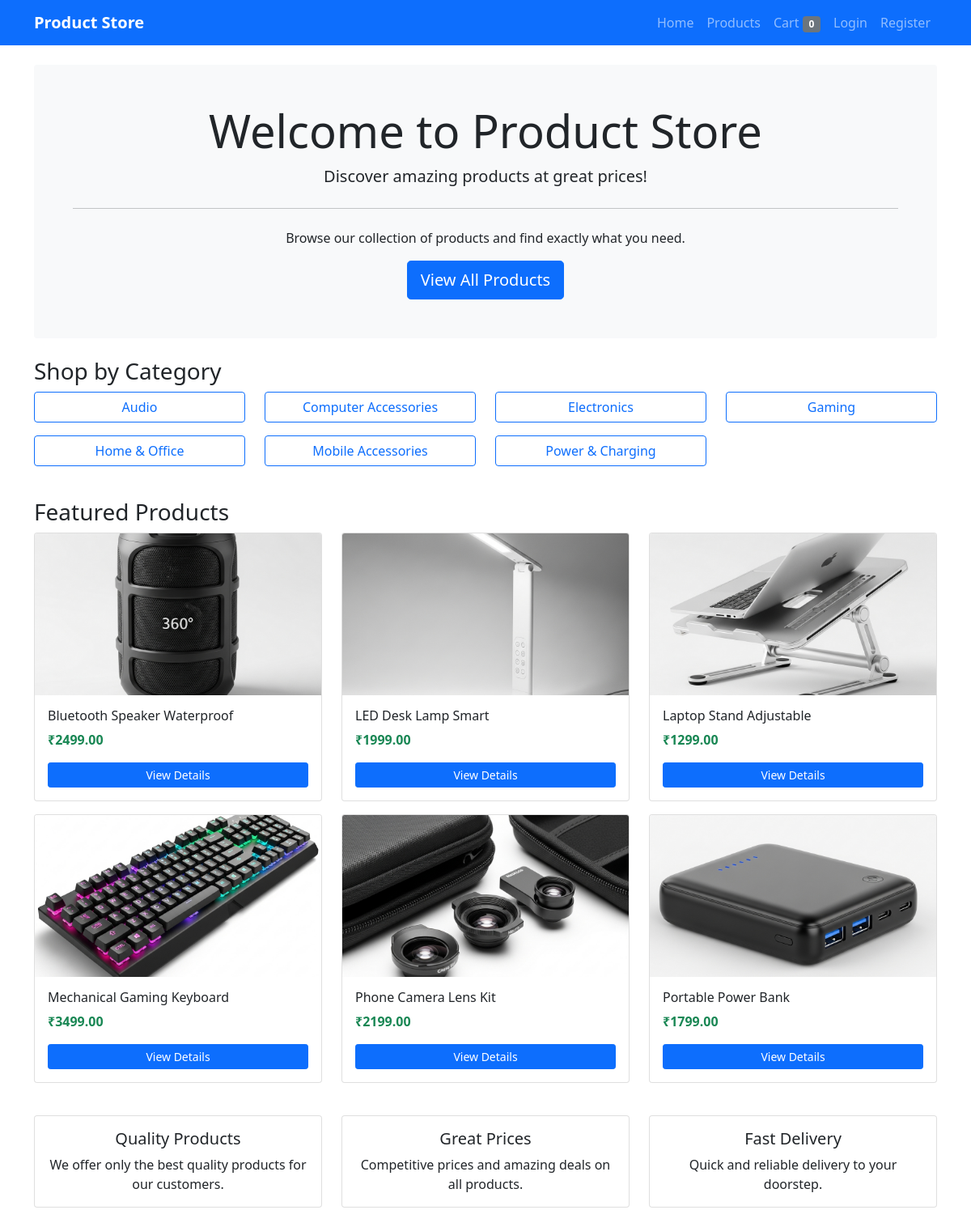
The page / on the database its author committed.
### products/models.py (models this page shows, shortened)
class Category(models.Model):
    name = models.CharField(max_length=100)
    slug = models.SlugField(max_length=100, unique=True)
    description = models.TextField(blank=True)
    created_at = models.DateTimeField(auto_now_add=True)
    class Meta:
        verbose_name_plural = 'Categories'
        ordering = ['name']

class Product(models.Model):
    name = models.CharField(max_length=200)
    slug = models.SlugField(max_length=200, unique=True)
    description = models.TextField()
    price = models.DecimalField(max_digits=10, decimal_places=2)
    category = models.ForeignKey(Category, on_delete=models.CASCADE, related_name='products', null=True, blank=True)
    image = models.ImageField(upload_to='products/', blank=True, null=True)
    created_at = models.DateTimeField(auto_now_add=True)
    updated_at = models.DateTimeField(auto_now=True)
    class Meta:
        ordering = ['name']

### products/views.py (the view)
# urls.py: path('', views.home, name='home'),
def home(request):
    featured_products = Product.objects.filter(category__isnull=False)[:6]
    categories = Category.objects.all()
    return render(request, 'products/home.html', {
        'featured_products': featured_products,
        'categories': categories
    })

### products/templates/products/home.html (shortened to what this page needs)
{% extends 'products/base.html' %}
{% block content %}
<div class="jumbotron bg-light p-5 rounded mb-4">
    <div class="text-center">
        <h1 class="display-4">Welcome to Product Store</h1>
        <p class="lead">Discover amazing products at great prices!</p>
        <hr class="my-4">
        <p>Browse our collection of products and find exactly what you need.</p>
        <a class="btn btn-primary btn-lg" href="{% url 'product_list' %}" role="button">View All Products</a>
    </div>
</div>
{% if categories %}
<div class="row mb-4">
    <div class="col-12">
        <h3>Shop by Category</h3>
        <div class="row">
            {% for category in categories %}
            <div class="col-md-3 mb-3">
                <a href="{% url 'product_list' %}?category={{ category.slug }}" class="btn btn-outline-primary w-100">
                    {{ category.name }}
                </a>
            </div>
            {% endfor %}
        </div>
    </div>
</div>
{% endif %}
{% if featured_products %}
<div class="row mb-4">
    <div class="col-12">
        <h3>Featured Products</h3>
        <div class="row">
            {% for product in featured_products %}
            <div class="col-md-4 mb-3">
                <div class="card h-100">
                    {% if product.image %}
                        <img src="{{ product.image.url }}" class="card-img-top" alt="{{ product.name }}">
                    {% else %}
                        <div class="card-img-top bg-light d-flex align-items-center justify-content-center">
                            <span class="text-muted">No Image</span>
                        </div>
                    {% endif %}
                    <div class="card-body d-flex flex-column">
                        <h6 class="card-title">{{ product.name }}</h6>
                        <p class="card-text text-success"><strong>₹{{ product.price }}</strong></p>
                        <a href="{% url 'product_detail' product.slug %}" class="btn btn-sm btn-primary mt-auto">View Details</a>
                    </div>
                </div>
            </div>
            {% endfor %}
        </div>
    </div>
</div>
{% endif %}
<div class="row">
    <div class="col-md-4">
        <div class="card mb-4">
            <div class="card-body text-center">
                <h5 class="card-title">Quality Products</h5>
                <p class="card-text">We offer only the best quality products for our customers.</p>
            </div>
        </div>
    </div>
    <div class="col-md-4">
        <div class="card mb-4">
            <div class="card-body text-center">
                <h5 class="card-title">Great Prices</h5>
                <p class="card-text">Competitive prices and amazing deals on all products.</p>
            </div>
        </div>
    </div>
    <div class="col-md-4">
        <div class="card mb-4">
            <div class="card-body text-center">
                <h5 class="card-title">Fast Delivery</h5>
                <p class="card-text">Quick and reliable delivery to your doorstep.</p>
            </div>
        </div>
    </div>
</div>
{% endblock %}

### products/templates/products/base.html (style rules this page uses)
.card-img-top { height: 200px; object-fit: cover; }

### rows shown on the page
Category: name "Audio"
Category: name "Computer Accessories"
Category: name "Electronics"
Category: name "Gaming"
Category: name "Home & Office"
Category: name "Mobile Accessories"
Category: name "Power & Charging"
Product: image (picture), name "Bluetooth Speaker Waterproof", price "2499.00"
Product: image (picture), name "LED Desk Lamp Smart", price "1999.00"
Product: image (picture), name "Laptop Stand Adjustable", price "1299.00"
Product: image (picture), name "Mechanical Gaming Keyboard", price "3499.00"
Product: image (picture), name "Phone Camera Lens Kit", price "2199.00"
Product: image (picture), name "Portable Power Bank", price "1799.00"

### other values the page prints
{{ request.session.cart|length|default:0 }} "0"
